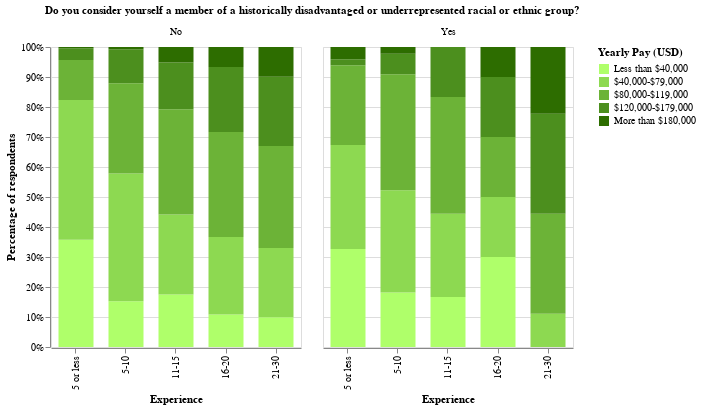

This figure's notebook cell:
### Markdown cell above
Salary gains are similar across respondents who are and are not members of a historically disadvantaged or underrepresented racial or ethnic group. However, salary gains are somewhat less consistent for those who answered 'Yes'. This can be due, in part, to the survey having notably fewer respondents who answered 'Yes'.

### Code cell
underrep

### Figure 1 — Vega-Lite specification as saved in the notebook (floating-point values rounded to 4 significant figures)
{"config": {"view": {"height": 300, "width": 250}, "mark": {"color": "black", "fill": "black"}, "font": "Jost"}, "data": {"name": "data-983dac62a87d57cad62f8dd3cdd43976"}, "mark": {"type": "bar", "size": 35}, "encoding": {"color": {"type": "nominal", "field": "Yearly Pay (USD)", "scale": {"domain": ["Less than $40,000", "$40,000-$79,000", "$80,000-$119,000", "$120,000-$179,000", "More than $180,000"], "range": ["#afff6a", "#8dd951", "#6cb337", "#4c8f1e", "#2d6d00"]}, "sort": ["Less than $40,000", "$40,000-$79,000", "$80,000-$119,000", "$120,000-$179,000", "More than $180,000"]}, "facet": {"type": "nominal", "field": "Do you consider yourself a member of a historically disadvantaged or underrepresented racial or ethnic group?"}, "order": {"type": "quantitative", "field": "order"}, "tooltip": [{"type": "nominal", "field": "Do you consider yourself a member of a historically disadvantaged or underrepresented racial or ethnic group?"}, {"type": "nominal", "field": "Experience"}, {"type": "nominal", "field": "Yearly Pay (USD)"}, {"type": "quantitative", "aggregate": "sum", "field": "respondents"}, {"type": "quantitative", "field": "Percentage of respondents", "format": ".1%"}], "x": {"type": "nominal", "field": "Experience", "sort": ["5 or less", "5-10", "11-15", "16-20", "21-30"]}, "y": {"type": "quantitative", "aggregate": "sum", "axis": {"format": "%"}, "field": "respondents", "stack": "normalize", "title": "Percentage of respondents"}}, "$schema": "https://vega.github.io/schema/vega-lite/v4.8.1.json", "datasets": {"data-983dac62a87d57cad62f8dd3cdd43976": [{"Experience": "11-15", "order": 0.0, "Yearly Pay (USD)": "Less than $40,000", "Do you consider yourself a member of a historically disadvantaged or underrepresented racial or ethnic group?": "No", "respondents": 27, "Percentage of respondents": 0.1125}, {"Experience": "11-15", "order": 0.0, "Yearly Pay (USD)": "Less than $40,000", "Do you consider yourself a member of a historically disadvantaged or underrepresented racial or ethnic group?": "Yes", "respondents": 3, "Percentage of respondents": 0.09091}, {"Experience": "11-15", "order": 1.0, "Yearly Pay (USD)": "$40,000-$79,000", "Do you consider yourself a member of a historically disadvantaged or underrepresented racial or ethnic group?": "No", "respondents": 41, "Percentage of respondents": 0.1708}, {"Experience": "11-15", "order": 1.0, "Yearly Pay (USD)": "$40,000-$79,000", "Do you consider yourself a member of a historically disadvantaged or underrepresented racial or ethnic group?": "Yes", "respondents": 5, "Percentage of respondents": 0.1515}, {"Experience": "11-15", "order": 2.0, "Yearly Pay (USD)": "$80,000-$119,000", "Do you consider yourself a member of a historically disadvantaged or underrepresented racial or ethnic group?": "No", "respondents": 54, "Percentage of respondents": 0.225}, {"Experience": "11-15", "order": 2.0, "Yearly Pay (USD)": "$80,000-$119,000", "Do you consider yourself a member of a historically disadvantaged or underrepresented racial or ethnic group?": "Yes", "respondents": 7, "Percentage of respondents": 0.2121}, {"Experience": "11-15", "order": 3.0, "Yearly Pay (USD)": "$120,000-$179,000", "Do you consider yourself a member of a historically disadvantaged or underrepresented racial or ethnic group?": "No", "respondents": 24, "Percentage of respondents": 0.1}, {"Experience": "11-15", "order": 3.0, "Yearly Pay (USD)": "$120,000-$179,000", "Do you consider yourself a member of a historically disadvantaged or underrepresented racial or ethnic group?": "Yes", "respondents": 3, "Percentage of respondents": 0.09091}, {"Experience": "11-15", "order": 4.0, "Yearly Pay (USD)": "More than $180,000", "Do you consider yourself a member of a historically disadvantaged or underrepresented racial or ethnic group?": "No", "respondents": 8, "Percentage of respondents": 0.03333}, {"Experience": "16-20", "order": 0.0, "Yearly Pay (USD)": "Less than $40,000", "Do you consider yourself a member of a historically disadvantaged or underrepresented racial or ethnic group?": "No", "respondents": 13, "Percentage of respondents": 0.07879}, {"Experience": "16-20", "order": 0.0, "Yearly Pay (USD)": "Less than $40,000", "Do you consider yourself a member of a historically disadvantaged or underrepresented racial or ethnic group?": "Yes", "respondents": 6, "Percentage of respondents": 0.24}, {"Experience": "16-20", "order": 1.0, "Yearly Pay (USD)": "$40,000-$79,000", "Do you consider yourself a member of a historically disadvantaged or underrepresented racial or ethnic group?": "No", "respondents": 31, "Percentage of respondents": 0.1879}, {"Experience": "16-20", "order": 1.0, "Yearly Pay (USD)": "$40,000-$79,000", "Do you consider yourself a member of a historically disadvantaged or underrepresented racial or ethnic group?": "Yes", "respondents": 4, "Percentage of respondents": 0.16}, {"Experience": "16-20", "order": 2.0, "Yearly Pay (USD)": "$80,000-$119,000", "Do you consider yourself a member of a historically disadvantaged or underrepresented racial or ethnic group?": "No", "respondents": 42, "Percentage of respondents": 0.2545}, {"Experience": "16-20", "order": 2.0, "Yearly Pay (USD)": "$80,000-$119,000", "Do you consider yourself a member of a historically disadvantaged or underrepresented racial or ethnic group?": "Yes", "respondents": 4, "Percentage of respondents": 0.16}, {"Experience": "16-20", "order": 3.0, "Yearly Pay (USD)": "$120,000-$179,000", "Do you consider yourself a member of a historically disadvantaged or underrepresented racial or ethnic group?": "No", "respondents": 26, "Percentage of respondents": 0.1576}, {"Experience": "16-20", "order": 3.0, "Yearly Pay (USD)": "$120,000-$179,000", "Do you consider yourself a member of a historically disadvantaged or underrepresented racial or ethnic group?": "Yes", "respondents": 4, "Percentage of respondents": 0.16}, {"Experience": "16-20", "order": 4.0, "Yearly Pay (USD)": "More than $180,000", "Do you consider yourself a member of a historically disadvantaged or underrepresented racial or ethnic group?": "No", "respondents": 8, "Percentage of respondents": 0.04848}, {"Experience": "16-20", "order": 4.0, "Yearly Pay (USD)": "More than $180,000", "Do you consider yourself a member of a historically disadvantaged or underrepresented racial or ethnic group?": "Yes", "respondents": 2, "Percentage of respondents": 0.08}, {"Experience": "21-30", "order": 0.0, "Yearly Pay (USD)": "Less than $40,000", "Do you consider yourself a member of a historically disadvantaged or underrepresented racial or ethnic group?": "No", "respondents": 9, "Percentage of respondents": 0.06569}, {"Experience": "21-30", "order": 1.0, "Yearly Pay (USD)": "$40,000-$79,000", "Do you consider yourself a member of a historically disadvantaged or underrepresented racial or ethnic group?": "No", "respondents": 21, "Percentage of respondents": 0.1533}, {"Experience": "21-30", "order": 1.0, "Yearly Pay (USD)": "$40,000-$79,000", "Do you consider yourself a member of a historically disadvantaged or underrepresented racial or ethnic group?": "Yes", "respondents": 1, "Percentage of respondents": 0.07692}, {"Experience": "21-30", "order": 2.0, "Yearly Pay (USD)": "$80,000-$119,000", "Do you consider yourself a member of a historically disadvantaged or underrepresented racial or ethnic group?": "No", "respondents": 31, "Percentage of respondents": 0.2263}, {"Experience": "21-30", "order": 2.0, "Yearly Pay (USD)": "$80,000-$119,000", "Do you consider yourself a member of a historically disadvantaged or underrepresented racial or ethnic group?": "Yes", "respondents": 3, "Percentage of respondents": 0.2308}, {"Experience": "21-30", "order": 3.0, "Yearly Pay (USD)": "$120,000-$179,000", "Do you consider yourself a member of a historically disadvantaged or underrepresented racial or ethnic group?": "No", "respondents": 21, "Percentage of respondents": 0.1533}, {"Experience": "21-30", "order": 3.0, "Yearly Pay (USD)": "$120,000-$179,000", "Do you consider yourself a member of a historically disadvantaged or underrepresented racial or ethnic group?": "Yes", "respondents": 3, "Percentage of respondents": 0.2308}, {"Experience": "21-30", "order": 4.0, "Yearly Pay (USD)": "More than $180,000", "Do you consider yourself a member of a historically disadvantaged or underrepresented racial or ethnic group?": "No", "respondents": 9, "Percentage of respondents": 0.06569}, {"Experience": "21-30", "order": 4.0, "Yearly Pay (USD)": "More than $180,000", "Do you consider yourself a member of a historically disadvantaged or underrepresented racial or ethnic group?": "Yes", "respondents": 2, "Percentage of respondents": 0.1538}, {"Experience": "5 or less", "order": 0.0, "Yearly Pay (USD)": "Less than $40,000", "Do you consider yourself a member of a historically disadvantaged or underrepresented racial or ethnic group?": "No", "respondents": 83, "Percentage of respondents": 0.2101}, {"Experience": "5 or less", "order": 0.0, "Yearly Pay (USD)": "Less than $40,000", "Do you consider yourself a member of a historically disadvantaged or underrepresented racial or ethnic group?": "Yes", "respondents": 16, "Percentage of respondents": 0.1616}, {"Experience": "5 or less", "order": 1.0, "Yearly Pay (USD)": "$40,000-$79,000", "Do you consider yourself a member of a historically disadvantaged or underrepresented racial or ethnic group?": "No", "respondents": 108, "Percentage of respondents": 0.2734}, {"Experience": "5 or less", "order": 1.0, "Yearly Pay (USD)": "$40,000-$79,000", "Do you consider yourself a member of a historically disadvantaged or underrepresented racial or ethnic group?": "Yes", "respondents": 17, "Percentage of respondents": 0.1717}, {"Experience": "5 or less", "order": 2.0, "Yearly Pay (USD)": "$80,000-$119,000", "Do you consider yourself a member of a historically disadvantaged or underrepresented racial or ethnic group?": "No", "respondents": 31, "Percentage of respondents": 0.07848}, {"Experience": "5 or less", "order": 2.0, "Yearly Pay (USD)": "$80,000-$119,000", "Do you consider yourself a member of a historically disadvantaged or underrepresented racial or ethnic group?": "Yes", "respondents": 13, "Percentage of respondents": 0.1313}, {"Experience": "5 or less", "order": 3.0, "Yearly Pay (USD)": "$120,000-$179,000", "Do you consider yourself a member of a historically disadvantaged or underrepresented racial or ethnic group?": "No", "respondents": 9, "Percentage of respondents": 0.02278}, {"Experience": "5 or less", "order": 3.0, "Yearly Pay (USD)": "$120,000-$179,000", "Do you consider yourself a member of a historically disadvantaged or underrepresented racial or ethnic group?": "Yes", "respondents": 1, "Percentage of respondents": 0.0101}, {"Experience": "5 or less", "order": 4.0, "Yearly Pay (USD)": "More than $180,000", "Do you consider yourself a member of a historically disadvantaged or underrepresented racial or ethnic group?": "No", "respondents": 1, "Percentage of respondents": 0.002532}, {"Experience": "5 or less", "order": 4.0, "Yearly Pay (USD)": "More than $180,000", "Do you consider yourself a member of a historically disadvantaged or underrepresented racial or ethnic group?": "Yes", "respondents": 2, "Percentage of respondents": 0.0202}, {"Experience": "5-10", "order": 0.0, "Yearly Pay (USD)": "Less than $40,000", "Do you consider yourself a member of a historically disadvantaged or underrepresented racial or ethnic group?": "No", "respondents": 39, "Percentage of respondents": 0.104}, {"Experience": "5-10", "order": 0.0, "Yearly Pay (USD)": "Less than $40,000", "Do you consider yourself a member of a historically disadvantaged or underrepresented racial or ethnic group?": "Yes", "respondents": 8, "Percentage of respondents": 0.1194}, {"Experience": "5-10", "order": 1.0, "Yearly Pay (USD)": "$40,000-$79,000", "Do you consider yourself a member of a historically disadvantaged or underrepresented racial or ethnic group?": "No", "respondents": 109, "Percentage of respondents": 0.2907}, {"Experience": "5-10", "order": 1.0, "Yearly Pay (USD)": "$40,000-$79,000", "Do you consider yourself a member of a historically disadvantaged or underrepresented racial or ethnic group?": "Yes", "respondents": 15, "Percentage of respondents": 0.2239}, {"Experience": "5-10", "order": 2.0, "Yearly Pay (USD)": "$80,000-$119,000", "Do you consider yourself a member of a historically disadvantaged or underrepresented racial or ethnic group?": "No", "respondents": 77, "Percentage of respondents": 0.2053}, {"Experience": "5-10", "order": 2.0, "Yearly Pay (USD)": "$80,000-$119,000", "Do you consider yourself a member of a historically disadvantaged or underrepresented racial or ethnic group?": "Yes", "respondents": 17, "Percentage of respondents": 0.2537}, {"Experience": "5-10", "order": 3.0, "Yearly Pay (USD)": "$120,000-$179,000", "Do you consider yourself a member of a historically disadvantaged or underrepresented racial or ethnic group?": "No", "respondents": 29, "Percentage of respondents": 0.07733}, {"Experience": "5-10", "order": 3.0, "Yearly Pay (USD)": "$120,000-$179,000", "Do you consider yourself a member of a historically disadvantaged or underrepresented racial or ethnic group?": "Yes", "respondents": 3, "Percentage of respondents": 0.04478}, {"Experience": "5-10", "order": 4.0, "Yearly Pay (USD)": "More than $180,000", "Do you consider yourself a member of a historically disadvantaged or underrepresented racial or ethnic group?": "No", "respondents": 2, "Percentage of respondents": 0.005333}, {"Experience": "5-10", "order": 4.0, "Yearly Pay (USD)": "More than $180,000", "Do you consider yourself a member of a historically disadvantaged or underrepresented racial or ethnic group?": "Yes", "respondents": 1, "Percentage of respondents": 0.01493}]}}
